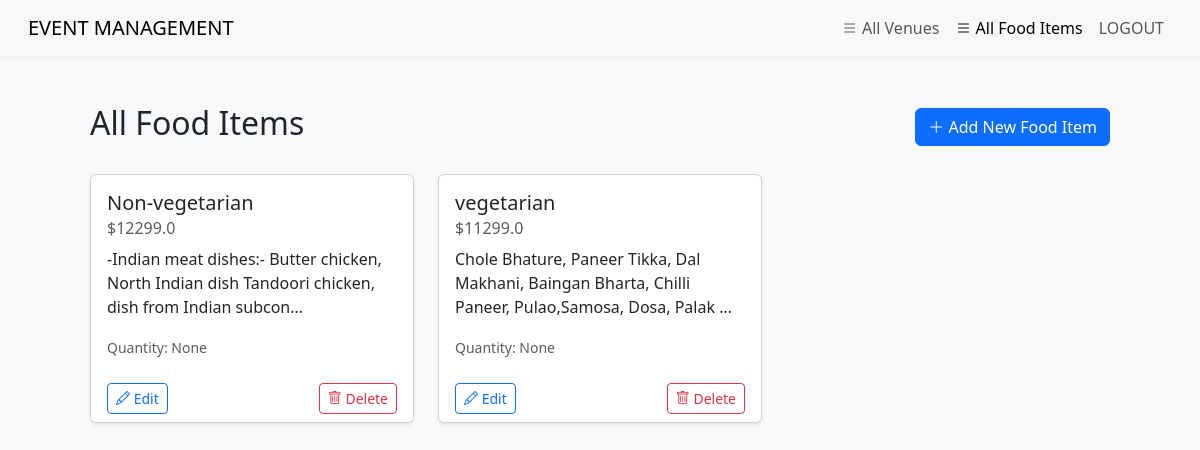
Page /food/ (signed in) on the committed database.
### Aura/models.py (models this page shows, shortened)
class food(models.Model):
    name = models.CharField(max_length=250)
    price= models.FloatField()
    description = models.TextField(null=True, blank=True)
    quantity = models.IntegerField(null=True, blank=True)

### Aura/views.py (the view)
# urls.py: path('food/', views.food_list, name='food_list'),
def food_list(request):
    foods = food.objects.all()
    context = {
        'foods': foods
    }
    return render(request, 'food_list.html', context)

### Aura/templates/food_list.html (shortened to what this page needs)
{% load static %}
<!DOCTYPE html>
<html lang="en">
<head>
  <link href="https://cdn.jsdelivr.net/npm/bootstrap@5.3.2/dist/css/bootstrap.min.css" rel="stylesheet">
  <link rel="stylesheet" href="https://cdn.jsdelivr.net/npm/bootstrap-icons@1.10.5/font/bootstrap-icons.css">
</head>
<body class="bg-light">
  <nav class="navbar navbar-expand-lg navbar-light">
    <div class="container-fluid">
      <a class="navbar-brand" href="{% url 'admin_page' %}">
        <span class="brand-text">EVENT MANAGEMENT</span>
      </a>
      <div class="collapse navbar-collapse" id="navbarNav">
        <ul class="navbar-nav ms-auto">
          <li class="nav-item">
            <a class="nav-link" href="{% url 'admin_page' %}">
              <i class="bi bi-list"></i> All Venues
            </a>
          </li>
          <li class="nav-item">
            <a class="nav-link active" href="{% url 'food_list' %}">
              <i class="bi bi-list"></i> All Food Items
            </a>
          </li>
          {% if user.is_authenticated %}
          <li class="nav-item">
              <a class="nav-link" href="{% url 'signout' %}">LOGOUT</a>
          </li>
          {% else %}
          <li class="nav-item">
              <a class="nav-link" href="{% url 'signin' %}">LOGIN</a>
          </li>
          {% endif %}
        </ul>
      </div>
    </div>
  </nav>
  <div class="container py-5">
    <div class="d-flex justify-content-between align-items-center mb-4">
      <h2>All Food Items</h2>
      <a href="{% url 'add_food' %}" class="btn btn-primary">
        <i class="bi bi-plus-lg"></i> Add New Food Item
      </a>
    </div>
    <div class="row row-cols-1 row-cols-md-2 row-cols-lg-3 g-4">
      {% for item in foods %}
      <div class="col">
        <div class="card h-100 shadow-sm">
          <div class="card-body">
            <h5 class="card-title">{{ item.name }}</h5>
            <h6 class="card-subtitle mb-2 text-muted">${{ item.price }}</h6>
            <p class="card-text">{{ item.description|truncatechars:100 }}</p>
            <p class="card-text"><small class="text-muted">Quantity: {{ item.quantity }}</small></p>
          </div>
          <div class="card-footer bg-white border-top-0 d-flex justify-content-between">
            <a href="{% url 'edit_food' item.id %}" class="btn btn-sm btn-outline-primary">
              <i class="bi bi-pencil"></i> Edit
            </a>
            <a href="{% url 'delete_food' item.id %}" class="btn btn-sm btn-outline-danger" onclick="return confirm('Are you sure you want to delete this item?')">
              <i class="bi bi-trash"></i> Delete
            </a>
          </div>
        </div>
      </div>
      {% empty %}
      <div class="col-12 text-center py-5">
        <p>No food items found. <a href="{% url 'add_food' %}" class="text-decoration-none">Add a new one</a>.</p>
      </div>
      {% endfor %}
    </div>
  </div>
</body>
</html>

### Aura/templates/food_list.html (style rules this page uses)
.navbar { background-color: #f8f8f8; padding: 0.5rem 1rem; box-shadow: 0 2px 4px rgba(0,0,0,0.05); }
.container { padding-left: 5%; padding-right: 5%; }

### rows in the picture
food: name "Non-vegetarian", price "12299.0", description "-Indian meat dishes:- Butter chicken, North Indian dish Tandoori chicken, dish from Indian subcon…", quantity "None"
food: name "vegetarian", price "11299.0", description "Chole Bhature, Paneer Tikka, Dal Makhani, Baingan Bharta, Chilli Paneer, Pulao,Samosa, Dosa, Palak …", quantity "None"
